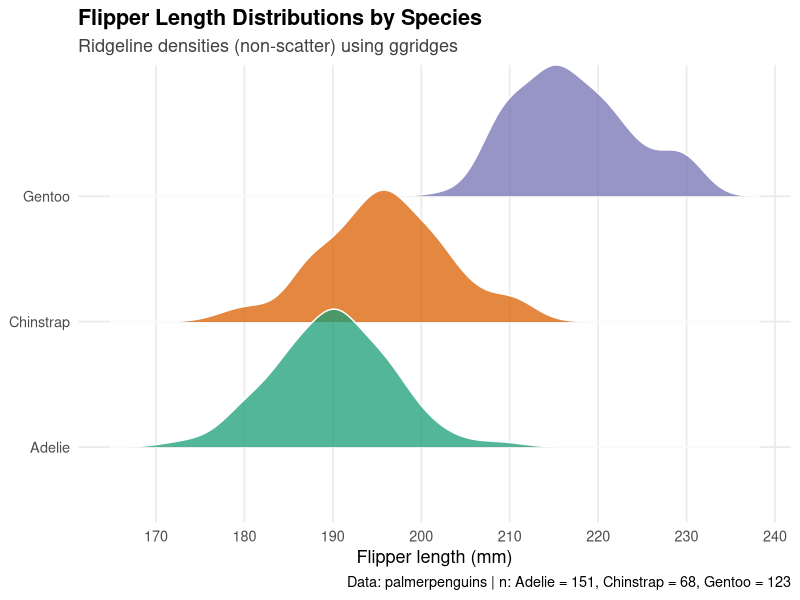

This figure's R source:
## This script is to create a plot from scratch the penguin data for my homework assignment for week 3 for OCN 682

## Created by: Isabella Kintigh
## Created on: 14 September 2025

##################################################################################

### Open libraries ####

library(tidyverse)
library(here)
library(palmerpenguins)
library(ggthemes)
library(scales)


### Always glimpse at data first ####

glimpse(penguins)

### Data wrangling #############################################

# Keeping only what is needed, dropping NAs and ordering species for consistency 

penguins_updated <- penguins %>%                # Start from the full penguins data 
  select(species, flipper_length_mm) %>%        # Keep only necessary variables
  filter(!is.na(species),                       # Remove rows missing species
         !is.na(flipper_length_mm)) %>%         # Remove rows missing flipper length
  mutate(species = factor(species,              # Make factors explicit and ordered
                          levels = c("Adelie", "Chinstrap", "Gentoo"))) 

# Show how many penguins are in each species (n) in the caption

n_table <- penguins_updated %>%                 # Use the cleaned data
  count(species, name = "n")                    # Count rows per species

# Since ridgeline shapes can look different when one group has a small sample size there will be a caption string displaying how many data points are in each 

caption_n <- paste0(
  "n: ",
  paste(n_table$species, n_table$n, sep = " = ", collapse = ", ")
)


### Plot ############################################

# Ridgelines show the shape of each group's distribution stacked vertically

penguin_plot <- ggplot(
  penguins_updated,
  aes(x = flipper_length_mm,
      y = species,            # Each species gets its own ridge 
      fill = species)) +
  ggridges::geom_density_ridges(
    scale = 1.1,              # How much the ridges overlap
    alpha = 0.75,             # Make flills slightly see through so overlap is readable
    color = "white",          # Thin white outline to separate the ridges
    size = 0.3) +             # Thickness of the outline
  scale_fill_brewer(
    palette = "Dark2",
    guide = "none") +         # Hide the legend because the species are already on the y-axis
  scale_x_continuous(
    breaks = pretty(penguins_updated$flipper_length_mm), # Asking R for "nice" tick marks
    labels = label_number(accuracy = 1) # Show the whole number mm labels
  ) +
  labs(title = "Flipper Length Distributions by Species",
        subtitle = "Ridgeline densities (non-scatter) using ggridges", # States method/constraint
        x = "Flipper length (mm)",
        y = NULL,               # No y-axis title (species labels suffice)
        caption = paste0("Data: palmerpenguins | ", caption_n)    # Credit and sample sizes
  ) +
  theme_minimal(base_size = 13) +     # Clean theme with readable base font size
  theme(
    panel.grid.minor = element_blank(),    # Remove minor grid to reduce clutter
    plot.title  = element_text(face = "bold"),    # Emphasize title
    plot.subtitle    = element_text(color = "gray25")  # Subtle, secondary emphasis
  )

#### Save plot ######################

ggsave(here("Week_03", "Output", "homework_week03_kintigh.png"),
       width = 7,
       height = 5,
       bg = "white")






